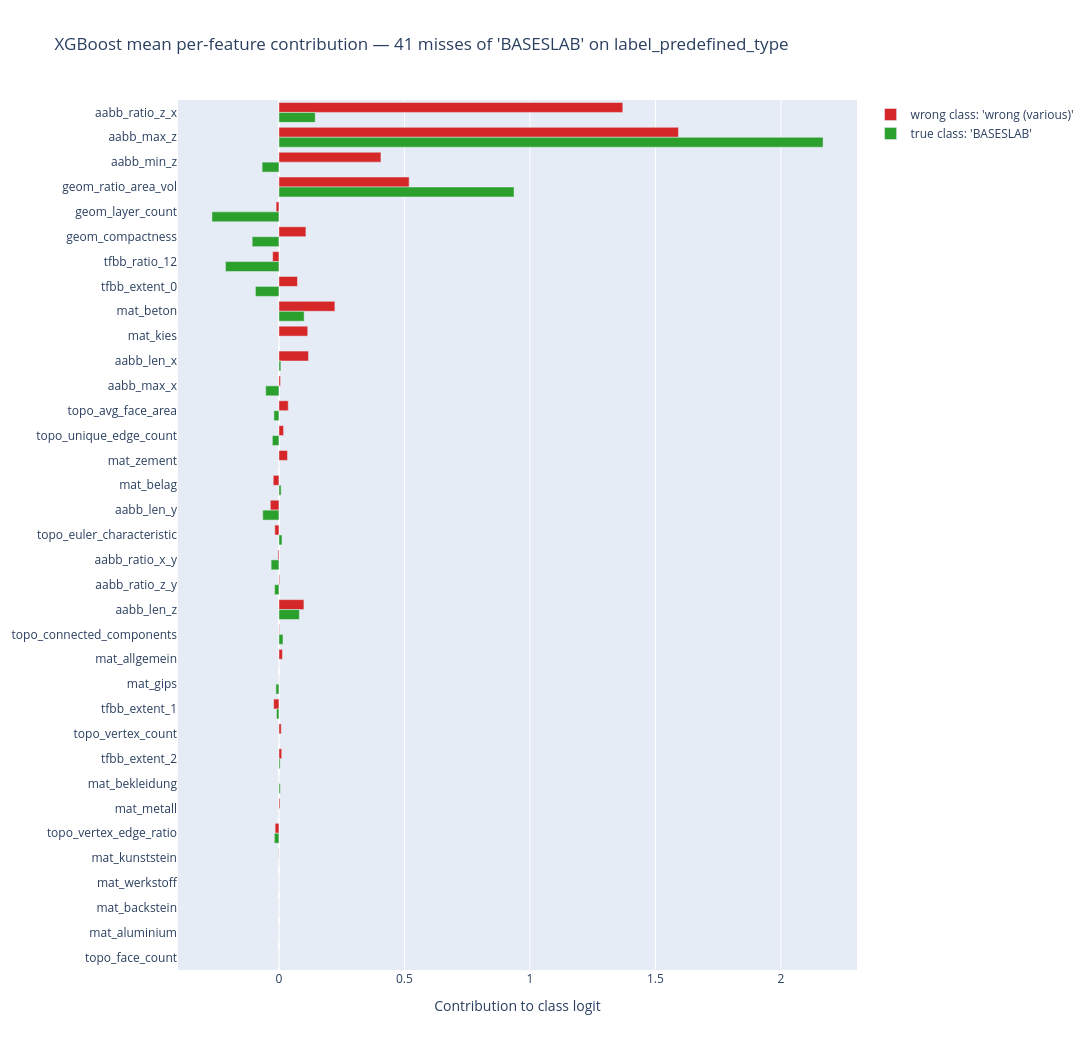

Here is the notebook cell this chart was saved with:
### Markdown cell above
### 4.3. Analyse label "predefined_type" and target class "BASESLAB" (XGBoost)

### Code cell
results["xgboost"]["label_predefined_type"]["BASESLAB"] = analyze_xgb_misses(xgb_multi, full_table, xgb_features, "label_predefined_type", "BASESLAB", LABEL_COLS, len(xgb_features))
plot_xgb_misses_contributions(xgb_multi, full_table, xgb_features, "label_predefined_type", "BASESLAB", LABEL_COLS, len(xgb_features))

### Figure 1 — Plotly figure (JSON) as saved in the notebook; plotly's stock layout.template omitted (floating-point values rounded to 4 significant figures)
{"data": [{"marker": {"color": "#d62728"}, "name": "wrong class: 'wrong (various)'", "orientation": "h", "type": "bar", "x": [1.37, 1.592, 0.4063, 0.5188, -0.0113, 0.1074, -0.02518, 0.07371, 0.2229, 0.1147, 0.1178, 0.006246, 0.03711, 0.01847, 0.03416, -0.02282, -0.03439, -0.01645, -0.003981, 0.003049, 0.09952, 0.001873, 0.01394, -0.0001626, -0.02107, 0.00915, 0.01112, 0.0, 0.004066, -0.01525, -0.001028, 4.9e-05, 0.0, 0.0, 0.0], "y": ["aabb_ratio_z_x", "aabb_max_z", "aabb_min_z", "geom_ratio_area_vol", "geom_layer_count", "geom_compactness", "tfbb_ratio_12", "tfbb_extent_0", "mat_beton", "mat_kies", "aabb_len_x", "aabb_max_x", "topo_avg_face_area", "topo_unique_edge_count", "mat_zement", "mat_belag", "aabb_len_y", "topo_euler_characteristic", "aabb_ratio_x_y", "aabb_ratio_z_y", "aabb_len_z", "topo_connected_components", "mat_allgemein", "mat_gips", "tfbb_extent_1", "topo_vertex_count", "tfbb_extent_2", "mat_bekleidung", "mat_metall", "topo_vertex_edge_ratio", "mat_kunststein", "mat_werkstoff", "mat_backstein", "mat_aluminium", "topo_face_count"]}, {"marker": {"color": "#2ca02c"}, "name": "true class: 'BASESLAB'", "orientation": "h", "type": "bar", "x": [0.1446, 2.168, -0.06706, 0.9367, -0.2669, -0.1067, -0.213, -0.0938, 0.1004, 0.0, 0.007597, -0.05276, -0.02008, -0.02632, 0.0, 0.008716, -0.06451, 0.01212, -0.03118, -0.01735, 0.0813, 0.01606, 0.0, -0.01211, -0.009717, 0.0, 0.004776, 0.005217, 0.0, -0.01828, 0.0, 0.0, 0.0, 0.0, 0.0], "y": ["aabb_ratio_z_x", "aabb_max_z", "aabb_min_z", "geom_ratio_area_vol", "geom_layer_count", "geom_compactness", "tfbb_ratio_12", "tfbb_extent_0", "mat_beton", "mat_kies", "aabb_len_x", "aabb_max_x", "topo_avg_face_area", "topo_unique_edge_count", "mat_zement", "mat_belag", "aabb_len_y", "topo_euler_characteristic", "aabb_ratio_x_y", "aabb_ratio_z_y", "aabb_len_z", "topo_connected_components", "mat_allgemein", "mat_gips", "tfbb_extent_1", "topo_vertex_count", "tfbb_extent_2", "mat_bekleidung", "mat_metall", "topo_vertex_edge_ratio", "mat_kunststein", "mat_werkstoff", "mat_backstein", "mat_aluminium", "topo_face_count"]}], "layout": {"barmode": "group", "height": 1050, "title": {"text": "XGBoost mean per-feature contribution — 41 misses of 'BASESLAB' on label_predefined_type"}, "width": 1400, "xaxis": {"title": {"text": "Contribution to class logit"}}, "yaxis": {"autorange": "reversed"}}}
